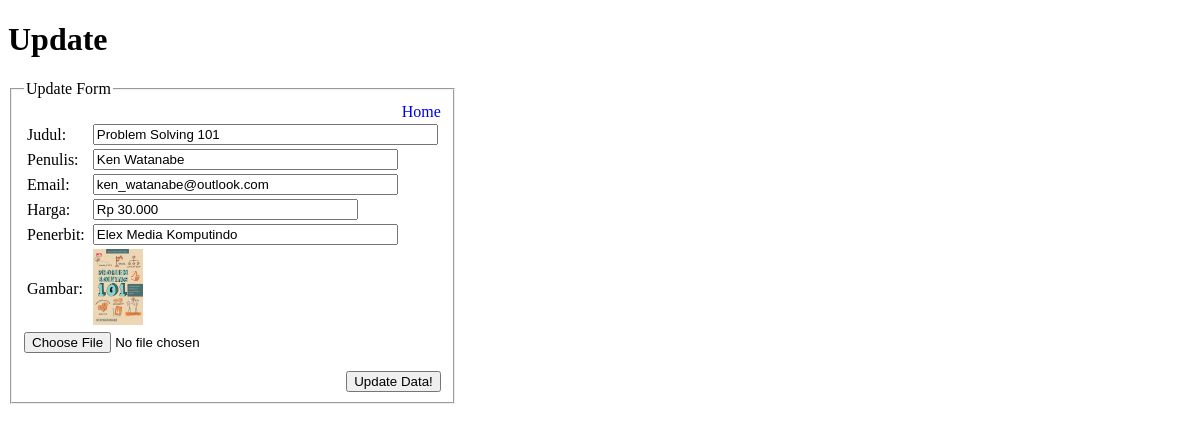
The page /functions/update.php?id=1 (signed in) on the database its author committed.
### tables this page shows
CREATE TABLE `buku` (
  `id` int(11) NOT NULL,
  `judul` varchar(50) NOT NULL,
  `penulis` varchar(50) NOT NULL,
  `email` varchar(50) DEFAULT NULL,
  `harga` varchar(50) NOT NULL,
  `penerbit` varchar(50) NOT NULL,
  `gambar` varchar(50) NOT NULL
);

### functions.php (called while the page is built, shortened)
<?php
	$conn = mysqli_connect("localhost", "root", "", "perpustakaan");
	function query( $sql ) {
		global $conn;
		$result = mysqli_query($conn, $sql);
		$rows = [];
		while ($row = mysqli_fetch_assoc($result)){
			$rows[] = $row;
		}
		return $rows;
	}
?>

### functions/update.php (the view, shortened to what this page needs)
<?php
require "../functions.php";
$id = $_GET["id"];
$book = query("SELECT * FROM buku WHERE id = $id")[0];
?>
<!DOCTYPE html>
<html>
<head>
	<link rel="stylesheet" type="text/css" href="../assets/css/style.css">
</head>
<body>
	<h1>Update</h1>
    <form action="" method="post" enctype="multipart/form-data">
    	<fieldset style="width: 400px;">
    		<legend>Update Form</legend>
    		<div align="right">
    			<a href="../index.php">Home</a>
    		</div>
	    	<table>
	    		<tr>
	    		    <td><label for="judul">Judul:&nbsp;</label></td>
	    		    <td><input size="40" type="text" name="judul" id="judul" required value="<?= $book["judul"]; ?>"></td>
	    		</tr>
	    		<tr>
	    		    <td><label for="penulis">Penulis:&nbsp;</label></td>
	    		    <td><input size="35" type="text" name="penulis" id="penulis" required value="<?= $book["penulis"]; ?>"></td>
	    		</tr>
	    		<tr>
	    		    <td><label for="email">Email:&nbsp;</label></td>
	    		    <td><input size="35" type="email" name="email" id="email" value="<?= $book["email"]; ?>"></td>
	    		</tr>
	    		<tr>
	    		    <td><label for="harga">Harga:&nbsp;</label></td>
	    		    <td><input size="30" type="text" name="harga" id="harga" required value="<?= $book["harga"]; ?>"></td>
	    		</tr>
	    		<tr>
	    		    <td><label for="penerbit">Penerbit:&nbsp;</label></td>
	    		    <td><input size="35" type="text" name="penerbit" id="penerbit" required value="<?= $book["penerbit"]; ?>"></td>
	    		</tr>
	    		<tr>
	    		    <td><label for="gambar">Gambar:&nbsp;</label></td>
	    		    <td><img width="50" src="../assets/img/<?= $book["gambar"]; ?>"></td>
	    		</tr>
	    	</table>
		    <tr>
		    <input size="20" type="file" name="gambar" id="gambar"><br><br>
		    <div align="right">
	    		<button type="submit" name="submit">Update Data!</button>
	    	</div>
    	</fieldset>
    </form>
</body>
</html>

### assets/css/style.css (style rules this page uses)
a { text-decoration: none; }
body { font-family: verdana; }
img { align: center; }

### rows shown on the page
buku: judul "Problem Solving 101", penulis "Ken Watanabe", email "ken_watanabe@outlook.com", harga "Rp 30.000", penerbit "Elex Media Komputindo", gambar (picture)
